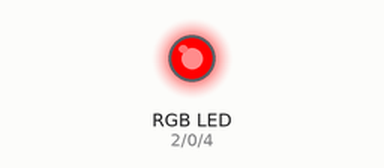
Recording of a sketch running on a simulated ESP32. Parts: an RGB LED mixed from three pins (HIGH = lit).

Above: at 0.5 s.
At 1.5 s:
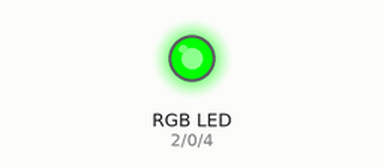
At 5.5 s:
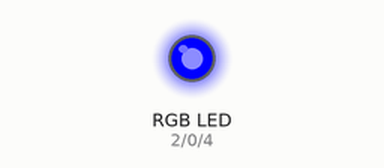
Timing chart, 0 to 6.9 s (numbered marks = the images above):
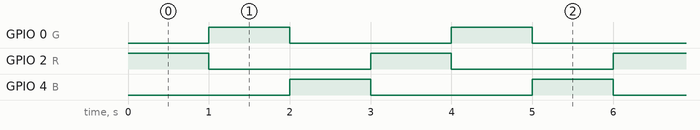

Measured:
- by itself, GPIO 0 (G), GPIO 2 (R), GPIO 4 (B): alternates HIGH for 1.0 s and LOW for 2.0 s
- by itself, everything shown: repeats every 3.0 s, in 3 steps

The sketch:

RGB.ino
```cpp
/* blinking RGB LED
   Budi Rahardjo @rahard
   2024
*/

// LED has 3 pins for each Red, Green, and Blue
// for WeMos D1 mini
#define R 2
#define G 0
#define B 4

void setup() {
  pinMode(R, OUTPUT);
  pinMode(G, OUTPUT);
  pinMode(B, OUTPUT);
}

void loop() {
  digitalWrite(R, HIGH);
  digitalWrite(G, LOW);
  digitalWrite(B, LOW);
  delay(1000);
  digitalWrite(R, LOW);
  digitalWrite(G, HIGH);
  digitalWrite(B, LOW);
  delay(1000);
  digitalWrite(R, LOW);
  digitalWrite(G, LOW);
  digitalWrite(B, HIGH);
  delay(1000);
}
```
